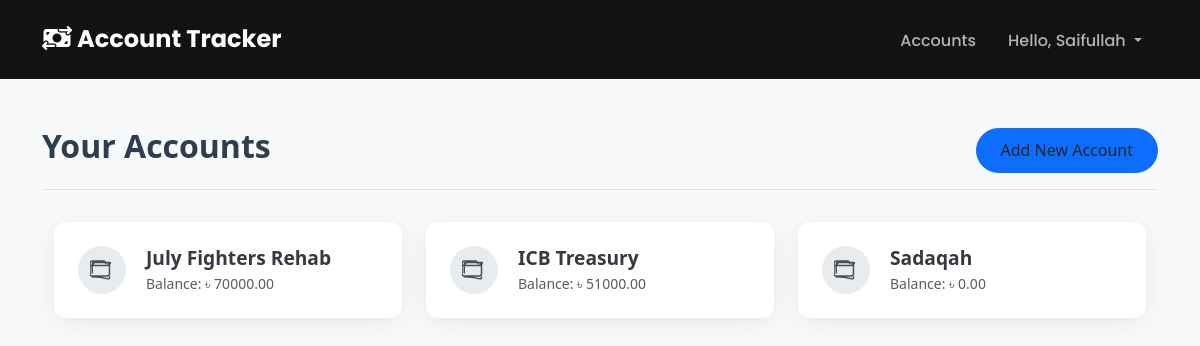
/account_logs/ (signed in), run on the app's committed database.
### account_logs/models.py (models this page shows, shortened)
class Account(models.Model):
    owner = models.ForeignKey(User, on_delete=models.CASCADE)
    class Currency(models.TextChoices):
        BDT = 'BDT', 'Taka (BDT)'
        USD = 'USD', 'US Dollar (USD)'
        EUR = 'EUR', 'Euro (EUR)'
        GBP = 'GBP', 'Pound Sterling (GBP)'
        OTHER = 'OTHER', 'Other'
    name = models.CharField(max_length=100)
    description = models.TextField(blank=True)
    initial_balance = models.DecimalField(max_digits=10, decimal_places=2)
    date_created = models.DateTimeField(auto_now_add=True)
    currency = models.CharField(
        max_length=5,
        choices=Currency.choices,
        default=Currency.BDT
    )
    @property
    def current_balance(self):
        inflows = self.transactions.filter(
            transaction_type='Inflow'
        ).aggregate(total=Sum('amount'))['total'] or 0
        expenses = self.transactions.filter(
            transaction_type='Expense'
        ).aggregate(total=Sum('amount'))['total'] or 0
        current_balance = self.initial_balance + inflows - expenses
        return current_balance
    @property
    def currency_symbol(self):
        symbols = {
            'BDT': '৳',
            'USD': '$',
            'EUR': '€',
            'GBP': '£',
            'OTHER': '',  # No symbol for "Other"
        }
        return symbols.get(self.currency, '')

### account_logs/views.py (the view)
# urls.py: path('account_logs/', views.accounts, name='account_logs'),
@login_required
def accounts(request):
    accounts = Account.objects.filter(owner=request.user).order_by('date_created')
    context = {'accounts': accounts}
    return render(request, 'account_logs/account_logs.html', context)

### account_logs/templates/account_logs/account_logs.html (shortened to what this page needs)
{% extends "account_logs/base.html" %}
{% block page_header %}
  <div class="d-flex justify-content-between align-items-center page-title-header">
    <h2>Your Accounts</h2>
    <a href="{% url 'account_logs:new_account' %}" class="btn btn-primary-custom">Add New Account</a>
  </div>
{% endblock page_header %}
{% block content %}
<div class="container-fluid">
  <div class="row row-cols-1 row-cols-md-2 row-cols-lg-3 g-4">
    {% for account in accounts %}
      <div class="col">
        <div class="card account-card">
          <div class="card-body position-relative">
            <div class="account-icon">
            </div>
            <div>
              <h5 class="account-name mb-1">{{ account.name }}</h5>
              <p class="card-text text-muted small mb-0">
                Balance: {{ account.currency_symbol }} {{ account.current_balance|floatformat:2 }}
              </p>
            </div>
            </div>
        </div>
      </div>
    {% endfor %}
  </div>
</div>
{% endblock content %}

### account_logs/templates/account_logs/base.html (shortened to what this page needs)
<!doctype html>
<html lang="en">
<head>
  <link href="https://cdn.jsdelivr.net/npm/bootstrap@5.3.3/dist/css/bootstrap.min.css" rel="stylesheet">
  <link rel="stylesheet" href="https://cdnjs.cloudflare.com/ajax/libs/font-awesome/6.5.2/css/all.min.css" />
</head>
<body class="bg-light">
  <nav class="navbar navbar-expand-md navbar-dark">
    <div class="container">
      <a class="navbar-brand" href="{% url 'account_logs:index' %}"> <i class="fa-solid fa-money-bill-transfer"></i> Account Tracker</a>
      <div class="collapse navbar-collapse" id="navbarCollapse">
        <ul class="navbar-nav ms-auto mb-2 mb-md-0 align-items-center">
          {% if user.is_authenticated %}
            <li class="nav-item">
              <a class="nav-link mx-2" href="{% url 'account_logs:account_logs' %}">Accounts</a>
            </li>
            <li class="nav-item dropdown">
              <a class="nav-link dropdown-toggle mx-2" href="#" role="button" data-bs-toggle="dropdown" aria-expanded="false">
                Hello, {{ user.username }}
              </a>
            </li>
          {% endif %}
        </ul>
      </div>
    </div>
  </nav>
  <main class="container my-5">
    {% block page_header %}{% endblock page_header %}
    {% block content %}{% endblock content %}
  </main>
</body>
</html>

### account_logs/templates/account_logs/base.html (style rules this page uses)
body { background-color: #f8f9fa; }
:root { --nav-bg: #121212; --nav-surface: #1e1e1e; --nav-primary: #1DB954; --nav-text-primary: #FFFFFF; --nav-text-secondary: #b3b3b3; --font-nav: 'Poppins', sans-serif; }
.navbar { font-family: var(--font-nav); background-color: var(--nav-bg); border-bottom: 1px solid var(--nav-surface); padding-top: 1rem; padding-bottom: 1rem; }
.navbar .navbar-brand { font-size: 1.5rem; font-weight: 700; color: var(--nav-text-primary); }
.navbar .nav-link { font-weight: 500; color: var(--nav-text-secondary); position: relative; padding-bottom: 0.25rem; transition: color 0.3s ease; }
.navbar .nav-link:not(.dropdown-toggle)::after { content: ''; position: absolute; bottom: 0; left: 0; width: 0; height: 2px; background-color: var(--nav-primary); transition: width 0.3s ease; }

### account_logs/templates/account_logs/account_logs.html (style rules this page uses)
.page-title-header { padding-bottom: 1rem; border-bottom: 1px solid #dee2e6; margin-bottom: 2rem; }
.page-title-header h2 { font-weight: 600; color: #2c3e50; }
.btn-primary-custom { background-color: #0d6efd; border-color: #0d6efd; padding: 0.6rem 1.5rem; border-radius: 50px; font-weight: 500; transition: all 0.3s ease; }
.account-card { border: none; border-radius: 12px; box-shadow: 0 4px 25px rgba(0, 0, 0, 0.07); transition: all 0.3s ease; height: 100%; }
.card-body { display: flex; align-items: center; padding: 1.5rem; }
.account-icon { flex-shrink: 0; width: 48px; height: 48px; display: grid; place-items: center; background-color: #e9ecef; border-radius: 50%; margin-right: 1.25rem; }
.account-icon svg { width: 24px; height: 24px; color: #495057; }
.account-name { font-size: 1.2rem; font-weight: 600; color: #343a40; margin-bottom: 0; }

### data on the page
Account: name "July Fighters Rehab", currency_symbol "৳", current_balance "70000.00"
Account: name "ICB Treasury", currency_symbol "৳", current_balance "51000.00"
Account: name "Sadaqah", currency_symbol "৳", current_balance "0.00"

### other printed values
{{ user.username }} "Saifullah"
